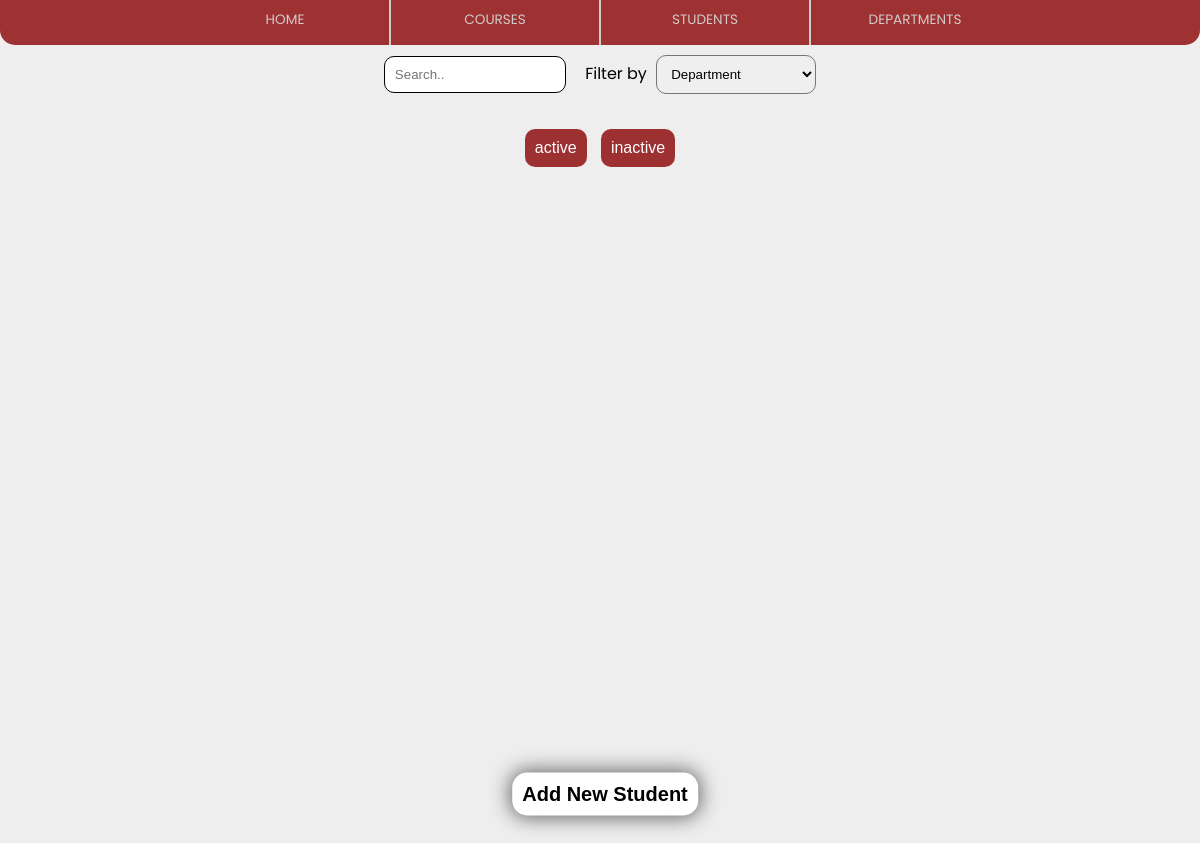
The app's page /inactive_students_page, older data.
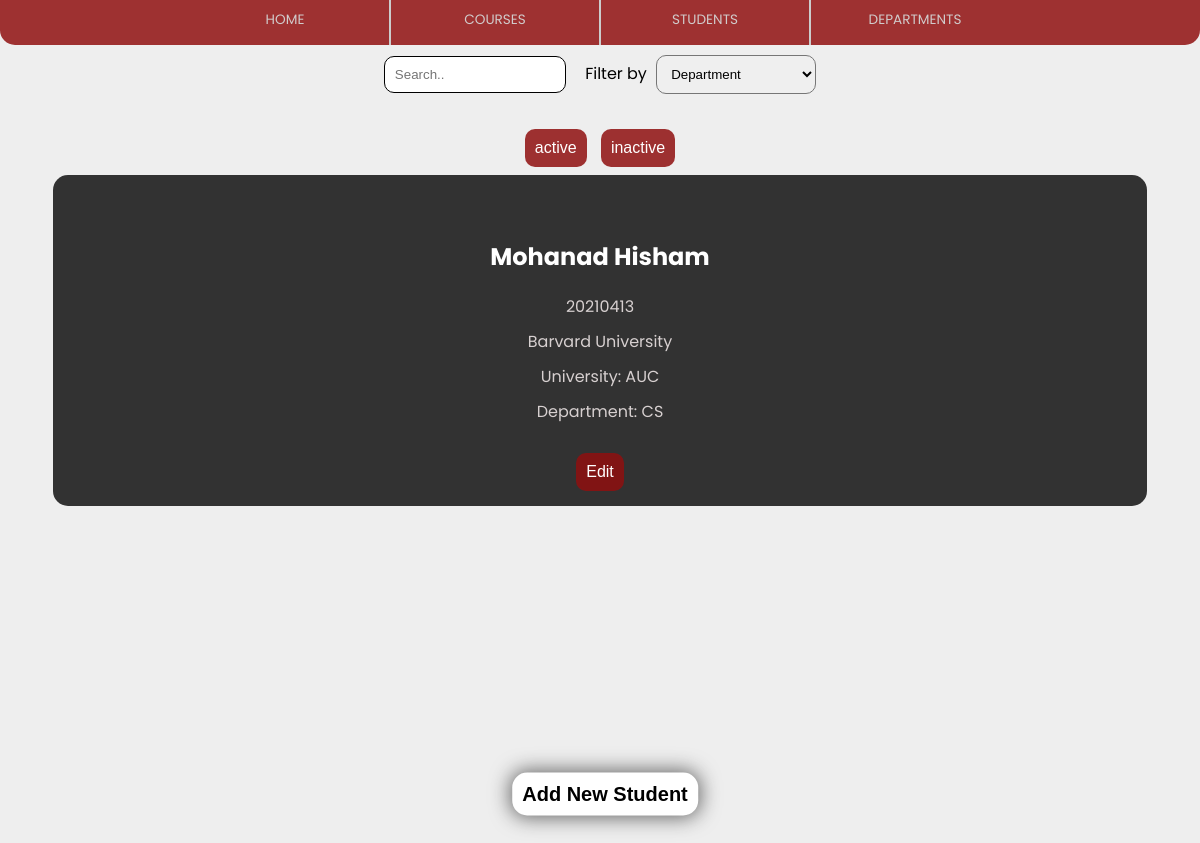
The same page, newer data.
### mainApp/models.py (models this page shows, shortened)
class Student(models.Model):
    student_fname = models.CharField(max_length=20)
    student_lname = models.CharField(max_length=20)
    student_id = models.CharField(max_length=20)
    student_department = models.CharField(max_length=15)
    student_university = models.CharField(max_length=20)
    student_gender = models.CharField(max_length=10)
    student_status = models.CharField(max_length=10)
    student_birthdate = models.DateField()
    student_course1 = models.CharField(max_length=100)
    student_course2 = models.CharField(max_length=100)
    student_course3 = models.CharField(max_length=100)

### mainApp/views.py (the view)
# urls.py: path('inactive_students_page' , views.inactive_students_page , name='inactive_students_page'),
def inactive_students_page(request):
    students = Student.objects.all().values()
    template = loader.get_template('inactive_students.html')
    context = {
        'students': students,
    }
    return HttpResponse(template.render(context, request))

### mainApp/templates/inactive_students.html (shortened to what this page needs)
{% extends "master.html" %}
{% block content %}
    <div class = "search_button">
        <input id = "std-name" type="text" placeholder="Search..">
        <p class="filter_by"> Filter by </p>
        <select id="filter_dept">
            <option value="">Department</option>
        </select>
    </div>
    <br>
    <div style="margin-left: auto; margin-right: auto; text-align: center;">
        <button><a href = "{% url 'student_page' %}" >active</a></button>
         <button><a href = "/inactive_students_page">inactive</a></button>
<table class = "cards">
    {% for student in students %}
        {% if student.student_status == 'Inactive' %}
            <tr id = "students-list">
                <td class ='student-card' data-department="{{ student.student_department }}">
                    <div class = "inactive_card">
                        <h2>{{ student.student_fname }}  {{student.student_lname }}</h2>
                        <p class="title1">{{ student.student_id }}</p>
                        <p>Barvard University</p>
                        <p>University: {{ student.student_university }}</p>
                        <p>Department: {{ student.student_department }}</p>
                        <button><a href="../edit_student_page/{{ student.id }}">Edit</a></button>
                    </div>
                </td>
            </tr>
        {% endif %}
    {% endfor %}
</table>
<div><br><br><br></div>
<button class = "create_new">
    <a href="/add_student_page">Add New Student</a></button>
{% endblock %}

Row changes from the older to the newer data that the page shows:
added Student: student_fname "Mohanad", student_lname "Hisham", student_id "20210413", student_university "AUC", student_department "CS"
